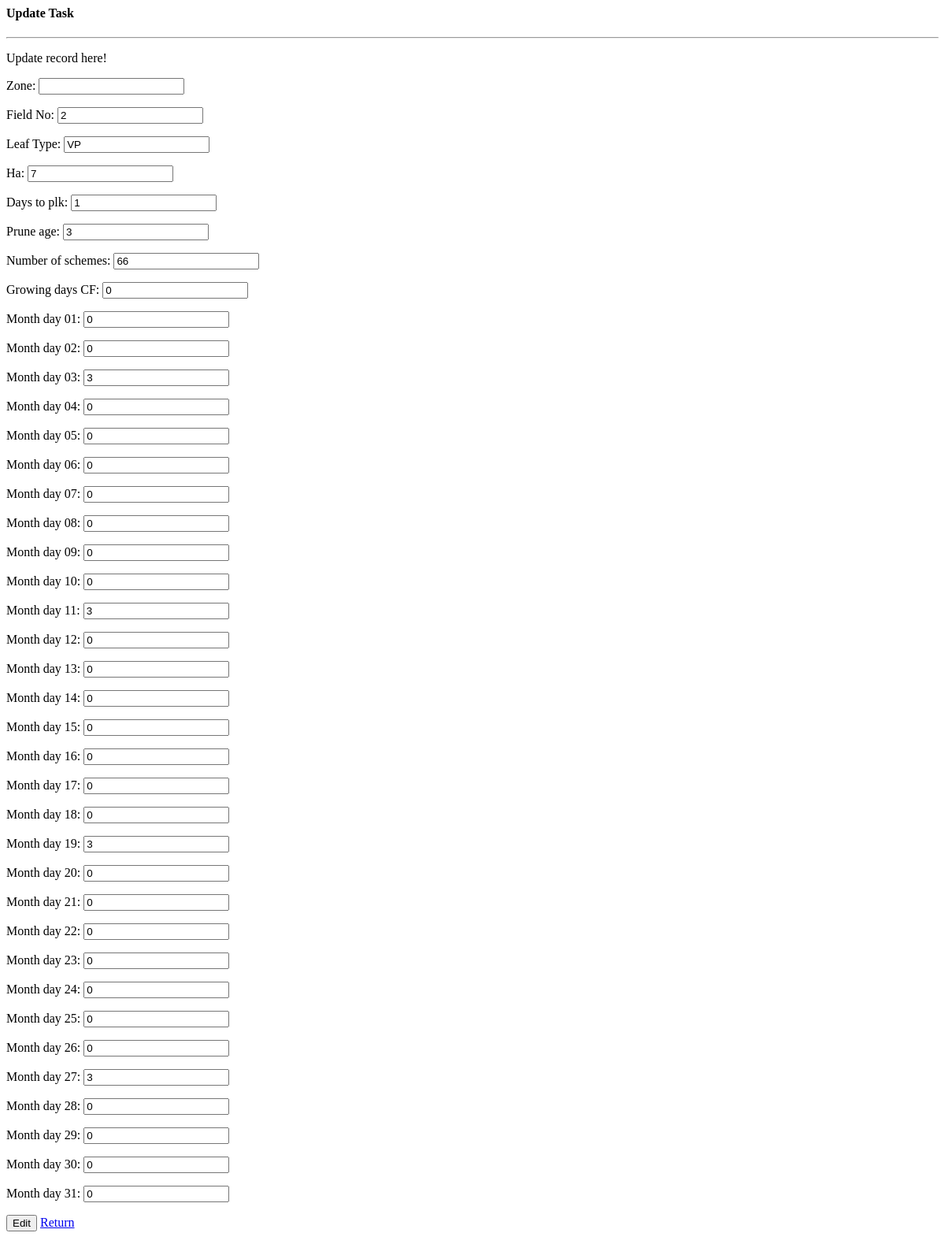
The app's page /members/fields-edit/2/, older data.
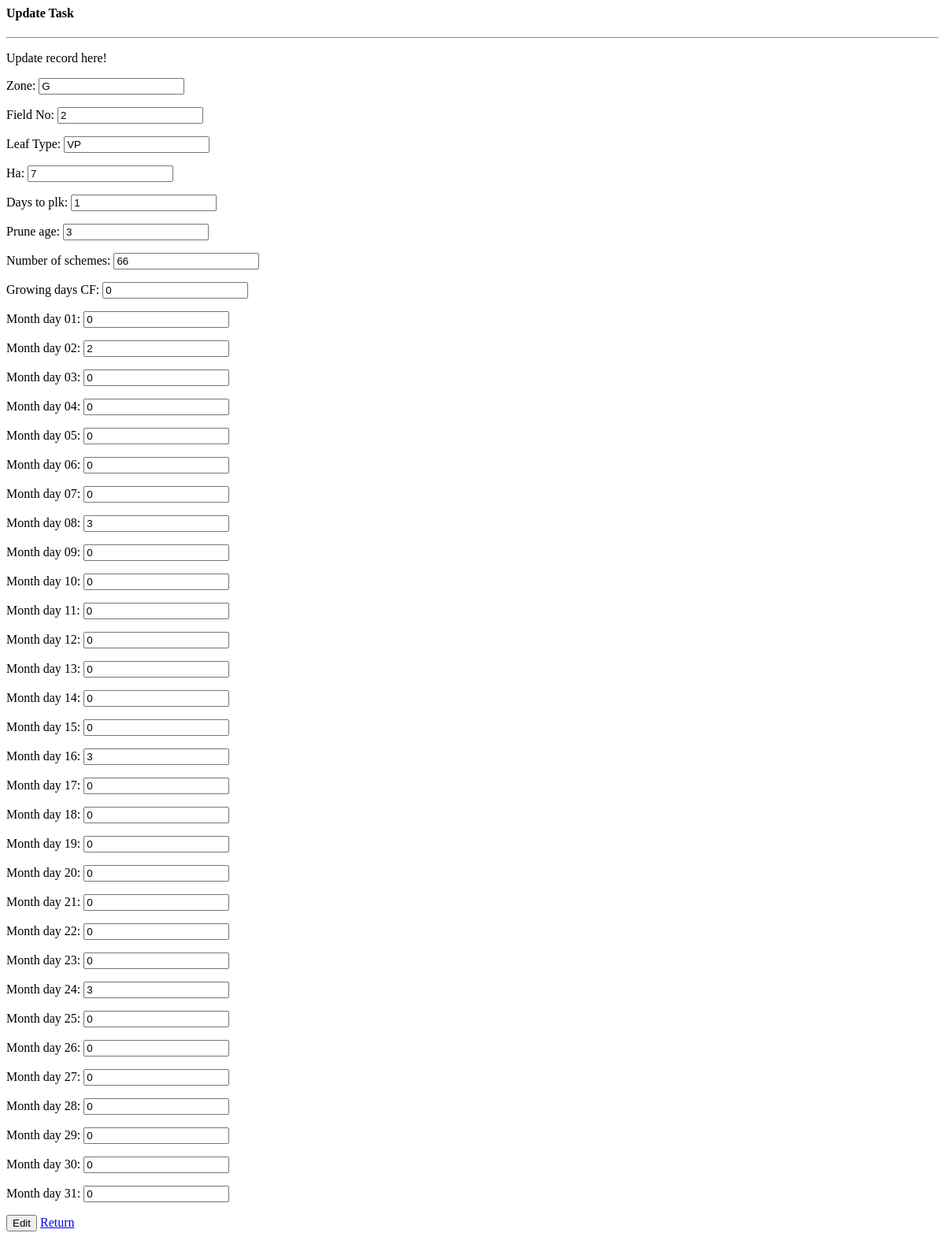
The same page, newer data.
### plucking/models.py (models this page shows, shortened)
class FieldsToPluck(models.Model):
    Zone = models.CharField(max_length=100)
    Field_No = models.IntegerField()
    Leaf_Type = models.CharField(max_length=100, default=None)
    Ha = models.IntegerField(default=0.00)
    Days_to_plk = models.IntegerField()
    Prune_age = models.IntegerField()
    Number_of_schemes = models.IntegerField()
    Growing_days_CF = models.IntegerField()
    Month_day_01 = models.IntegerField()
    Month_day_02 = models.IntegerField()
    Month_day_03 = models.IntegerField()
    Month_day_04 = models.IntegerField()
    Month_day_05 = models.IntegerField()
    Month_day_06 = models.IntegerField()
    Month_day_07 = models.IntegerField()
    Month_day_08 = models.IntegerField()
    Month_day_09 = models.IntegerField()
    Month_day_10 = models.IntegerField()
    Month_day_11 = models.IntegerField()
    Month_day_12 = models.IntegerField()
    Month_day_13 = models.IntegerField()
    Month_day_14 = models.IntegerField()
    Month_day_15 = models.IntegerField()
    Month_day_16 = models.IntegerField()
    Month_day_17 = models.IntegerField()
    Month_day_18 = models.IntegerField()
    Month_day_19 = models.IntegerField()
    Month_day_20 = models.IntegerField()
    Month_day_21 = models.IntegerField()
    Month_day_22 = models.IntegerField()
    Month_day_23 = models.IntegerField()
    Month_day_24 = models.IntegerField()
    Month_day_25 = models.IntegerField()
    Month_day_26 = models.IntegerField()
    Month_day_27 = models.IntegerField()
    Month_day_28 = models.IntegerField()
    Month_day_29 = models.IntegerField()
    Month_day_30 = models.IntegerField()
    Month_day_31 = models.IntegerField()

### plucking/views.py (the view)
# urls.py: path('fields-edit/<int:pk>/', views.FieldsEdit, name='fields-edit'),
def FieldsEdit(request, pk):
    fields = FieldsToPluck.objects.get(id=pk)
    if request.method == 'POST':
        form = FieldsForm(request.POST, instance=fields)
        if form.is_valid():
            form.save()
            return redirect('/fields-record')
    else:
        form = FieldsForm(instance=fields)
    context = {
        'form': form, 'FieldsForm': FieldsForm,
    }
    return render(request, 'Fields/update.html', context)

### plucking/forms.py
class FieldsForm(forms.ModelForm):
    class Meta:
        model = FieldsToPluck
        fields = '__all__'

### plucking/templates/Fields/update.html (shortened to what this page needs)
{% block content %}
<div class="border p-3">
    <div class="card-body bg-secondary">
        <h4>Update Task</h4>
        <hr>
        <div class="alert alert-info">
            <p>Update record here!</p>
        </div>
        <form method="POST">
            {{ form.as_p }}
            <input class="btn btn-info bg-warning" type="submit" value="Edit">
            <a class="btn btn-warning bg-warning btn-info block-lg" href="{% url 'fields-record' %}">Return</a>
        </form>
    </div>
</div>
{% endblock %}

Row changes from the older to the newer data that the page shows:
changed FieldsToPluck "VP": Zone (not shown) → "G"; Month_day_02 "0" → "2"; Month_day_03 "3" → "0"; Month_day_08 "0" → "3"; Month_day_11 "3" → "0"; Month_day_16 "0" → "3"; Month_day_19 "3" → "0"; Month_day_24 "0" → "3"; Month_day_27 "3" → "0"
